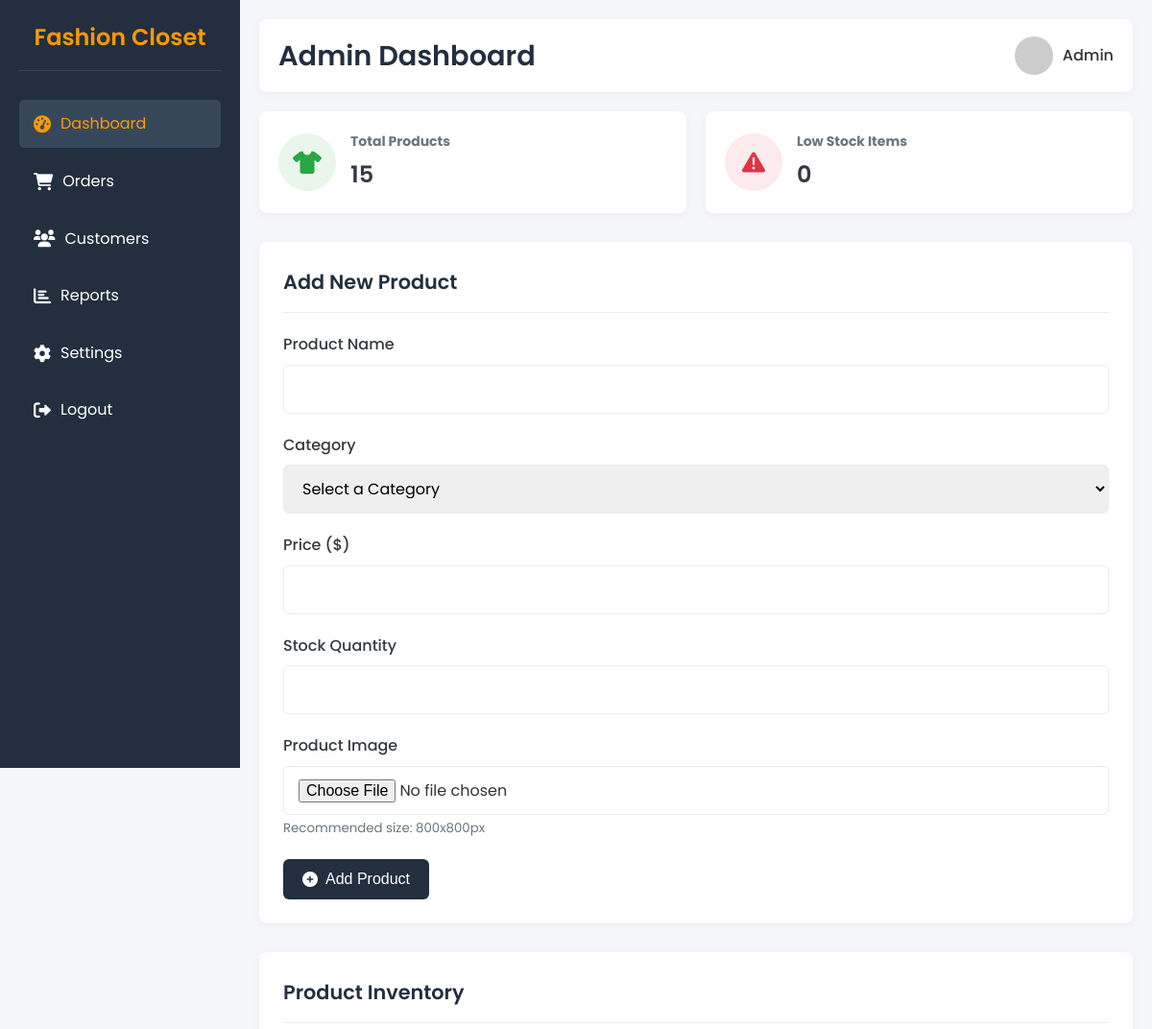
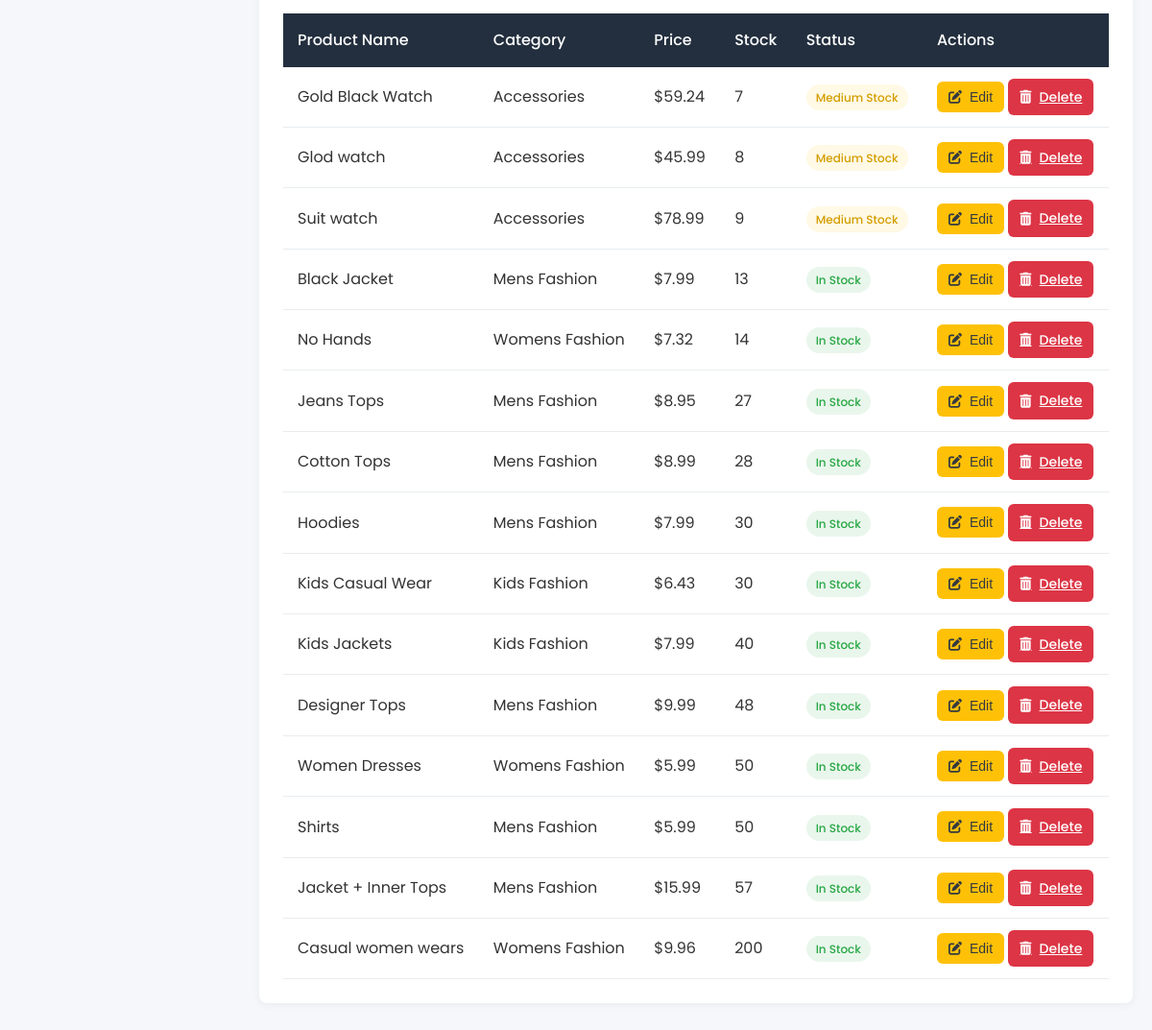
The app's page /admin_dashboard.php (signed in) with its own data (2 pictures, top to bottom).
### tables this page shows
CREATE TABLE `products` (
  `ProductID` int(11) NOT NULL,
  `ProductName` varchar(255) NOT NULL,
  `Price` decimal(10,2) NOT NULL,
  `Stock` int(11) NOT NULL,
  `CategoryID` int(11) NOT NULL,
  `Image` longblob DEFAULT NULL,
  `CreatedAt` datetime DEFAULT current_timestamp()
);

CREATE TABLE `categories` (
  `CategoryID` int(11) NOT NULL,
  `CategoryName` varchar(100) NOT NULL
);

### admin_dashboard.php (the view, shortened to what this page needs)
<?php
include 'db_connection.php';
$productCountQuery = "SELECT COUNT(*) as total FROM Products";
$productCountResult = $conn->query($productCountQuery);
$productCount = $productCountResult->fetch_assoc()['total'];
$lowStockQuery = "SELECT COUNT(*) as low_stock FROM Products WHERE Stock <= 5";
$lowStockResult = $conn->query($lowStockQuery);
$lowStockCount = $lowStockResult->fetch_assoc()['low_stock'];
?>
<!DOCTYPE html>
<html lang="en">
<head>
  <link rel="stylesheet" href="https://cdnjs.cloudflare.com/ajax/libs/font-awesome/6.0.0-beta3/css/all.min.css">
</head>
<body>
  <div class="sidebar">
    <div class="sidebar-header">
      <h2>Fashion Closet</h2>
    </div>
    <ul class="sidebar-menu">
      <li><a href="admin_dashboard.php" class="active"><i class="fas fa-tachometer-alt"></i> <span>Dashboard</span></a></li>
      <li><a href="orders.php"><i class="fas fa-shopping-cart"></i> <span>Orders</span></a></li>
      <li><a href="customers.php"><i class="fas fa-users"></i> <span>Customers</span></a></li>
      <li><a href="report.php"><i class="fas fa-chart-bar"></i> <span>Reports</span></a></li>
      <li><a href="settings.php"><i class="fas fa-cog"></i> <span>Settings</span></a></li>
      <li><a href="index.php"><i class="fas fa-sign-out-alt"></i> <span>Logout</span></a></li>
    </ul>
  </div>
  <div class="main-content">
    <div class="top-navbar">
      <div class="page-title">
        <h1>Admin Dashboard</h1>
      </div>
      <div class="user-profile">
        <img src="https://ui-avatars.com/api/?name=Admin&background=random" alt="Admin">
        <span class="user-name">Admin</span>
      </div>
    </div>
    <div class="stats-container">
      <div class="stat-card">
        <div class="stat-icon products">
          <i class="fas fa-tshirt"></i>
        </div>
        <div class="stat-info">
          <h3>Total Products</h3>
          <h2><?php echo $productCount; ?></h2>
        </div>
      </div>
      <div class="stat-card">
        <div class="stat-icon low-stock">
          <i class="fas fa-exclamation-triangle"></i>
        </div>
        <div class="stat-info">
          <h3>Low Stock Items</h3>
          <h2><?php echo $lowStockCount; ?></h2>
        </div>
      </div>
    </div>
    <div class="card">
      <div class="card-header">
        <h2>Add New Product</h2>
      </div>
      <form method="POST" enctype="multipart/form-data">
        <div class="form-group">
          <label for="product-name">Product Name</label>
          <input type="text" id="product-name" name="product-name" class="form-control" required>
        </div>
        <div class="form-group">
          <label for="category">Category</label>
          <select id="category" name="category" class="form-control" required>
            <option value="">Select a Category</option>
          </select>
        </div>
        <div class="form-group">
          <label for="price">Price ($)</label>
          <input type="number" id="price" name="price" step="0.01" class="form-control" required>
        </div>
        <div class="form-group">
          <label for="stock">Stock Quantity</label>
          <input type="number" id="stock" name="stock" step="1" class="form-control" required>
        </div>
        <div class="form-group">
          <label for="image">Product Image</label>
          <input type="file" id="image" name="image" accept="image/*" class="form-control" required>
          <small class="text-muted">Recommended size: 800x800px</small>
        </div>
        <button type="submit" class="btn btn-primary">
          <i class="fas fa-plus-circle"></i> Add Product
        </button>
      </form>
    </div>
    <div class="card">
      <div class="card-header">
        <h2>Product Inventory</h2>
      </div>
      <div class="table-responsive">
        <table class="table">
          <thead>
            <tr>
              <th>Product Name</th>
              <th>Category</th>
              <th>Price</th>
              <th>Stock</th>
              <th>Status</th>
              <th>Actions</th>
            </tr>
          </thead>
          <tbody>
            <?php
            $productsQuery = "SELECT Products.ProductID, Products.ProductName, Categories.CategoryName, Products.Price, Products.Stock
                              FROM Products
                              JOIN Categories ON Products.CategoryID = Categories.CategoryID
                              ORDER BY Products.Stock ASC";
            $productsResult = $conn->query($productsQuery);
            while ($product = $productsResult->fetch_assoc()) {
              $displayPrice = $product['Price'];
              $isLowStock = $product['Stock'] <= 5;
              echo "
              <tr>
                <td>{$product['ProductName']}</td>
                <td>{$product['CategoryName']}</td>
                <td>";
              if ($isLowStock) {
                echo "<span class='strikethrough text-muted'>\${$product['Price']}</span> ";
                echo "<span class='text-danger'>\${" . number_format($displayPrice, 2) . "}</span>";
              } else {
                echo "\${$product['Price']}";
              }
              echo "</td>
                <td>{$product['Stock']}</td>
                <td>";
              if ($isLowStock) {
                echo "<span class='badge badge-danger'>Low Stock</span>";
              } else if ($product['Stock'] > 5 && $product['Stock'] <= 10) {
                echo "<span class='badge badge-warning'>Medium Stock</span>";
              } else {
                echo "<span class='badge badge-success'>In Stock</span>";
              }
              echo "</td>
                <td>
                  <button class='btn btn-warning btn-sm' onclick=\"document.getElementById('edit-form-{$product['ProductID']}').style.display='block'\">
                    <i class='fas fa-edit'></i> Edit
                  </button>
                  <a href='admin_dashboard.php?delete={$product['ProductID']}' class='btn btn-danger btn-sm'>
                    <i class='fas fa-trash-alt'></i> Delete
                  </a>
                </td>
              </tr>
              <tr id='edit-form-{$product['ProductID']}' style='display: none;'>
                <td colspan='6'>
                  <div class='edit-form'>
                    <form method='POST'>
                      <input type='hidden' name='edit-product-id' value='{$product['ProductID']}'>
                      <div class='form-group'>
                        <label for='edit-product-name'>Product Name</label>
                        <input type='text' name='edit-product-name' value='{$product['ProductName']}' class='form-control' required>
                      </div>
                      <div class='form-group'>
                        <label for='edit-category'>Category</label>
                        <select name='edit-category' class='form-control' required>
                          <option value=''>Select a Category</option>";
                          echo "
                        </select>
                      </div>
                      <div class='form-group'>
                        <label for='edit-price'>Price ($)</label>
                        <input type='number' name='edit-price' step='0.01' value='{$product['Price']}' class='form-control' required>
                      </div>
                      <div class='form-group'>
                        <label for='stock'>Stock Quantity</label>
                        <input type='number' name='stock' step='1' value='{$product['Stock']}' class='form-control' required>
                      </div>
                      <button type='submit' class='btn btn-success'>
                        <i class='fas fa-save'></i> Update Product
                      </button>
                    </form>
                  </div>
                </td>
              </tr>";
            }
            ?>
          </tbody>
        </table>
      </div>
    </div>
  </div>
</body>
</html>

### admin_dashboard.php (style rules this page uses)
:root { --primary: #232f3e; --secondary: #37475a; --accent: #ff9900; --success: #28a745; --danger: #dc3545; --warning: #ffc107; --info: #17a2b8; --light: #f8f9fa; --dark: #343a40; --white: #ffffff; --gray: #6c757d; --light-gray: #e9ecef; }
* { margin: 0; padding: 0; box-sizing: border-box; }
body { font-family: 'Poppins', sans-serif; background-color: #f5f7fa; color: #333; line-height: 1.6; }
.sidebar { width: 250px; background-color: var(--primary); color: var(--white); height: 100vh; position: fixed; padding: 20px; transition: all 0.3s; z-index: 1000; }
.sidebar-header { display: flex; align-items: center; justify-content: center; margin-bottom: 30px; padding-bottom: 15px; border-bottom: 1px solid rgba(255, 255, 255, 0.1); }
.sidebar-header h2 { font-size: 1.5rem; font-weight: 600; color: var(--accent); }
.sidebar-menu { list-style: none; }
.sidebar-menu li { margin-bottom: 10px; }
.sidebar-menu li a { color: var(--white); text-decoration: none; font-size: 16px; padding: 12px 15px; border-radius: 5px; display: flex; align-items: center; transition: all 0.3s; }
.sidebar-menu li a:hover, .sidebar-menu li a.active { background-color: var(--secondary); color: var(--accent); }
.sidebar-menu li a i { margin-right: 10px; font-size: 18px; }
.main-content { margin-left: 250px; transition: all 0.3s; padding: 20px; }
.top-navbar { background-color: var(--white); padding: 15px 20px; border-radius: 8px; box-shadow: 0 2px 10px rgba(0, 0, 0, 0.05); display: flex; justify-content: space-between; align-items: center; margin-bottom: 20px; }
.page-title h1 { font-size: 1.8rem; font-weight: 600; color: var(--primary); }
.user-profile { display: flex; align-items: center; }
.user-profile img { width: 40px; height: 40px; border-radius: 50%; margin-right: 10px; object-fit: cover; }
.user-profile .user-name { font-weight: 500; }
.stats-container { display: grid; grid-template-columns: repeat(auto-fit, minmax(250px, 1fr)); gap: 20px; margin-bottom: 30px; }
.stat-card { background-color: var(--white); border-radius: 8px; padding: 20px; box-shadow: 0 2px 10px rgba(0, 0, 0, 0.05); display: flex; align-items: center; transition: transform 0.3s; }
.stat-icon { width: 60px; height: 60px; border-radius: 50%; display: flex; align-items: center; justify-content: center; margin-right: 15px; font-size: 24px; }
.stat-icon.products { background-color: rgba(40, 167, 69, 0.1); color: var(--success); }
.stat-icon.low-stock { background-color: rgba(220, 53, 69, 0.1); color: var(--danger); }
.stat-info h3 { font-size: 14px; color: var(--gray); margin-bottom: 5px; }
.stat-info h2 { font-size: 24px; font-weight: 600; color: var(--dark); }
.card { background-color: var(--white); border-radius: 8px; box-shadow: 0 2px 10px rgba(0, 0, 0, 0.05); padding: 25px; margin-bottom: 30px; }
.card-header { display: flex; justify-content: space-between; align-items: center; margin-bottom: 20px; padding-bottom: 15px; border-bottom: 1px solid var(--light-gray); }
.card-header h2 { font-size: 1.3rem; font-weight: 600; color: var(--primary); }
.form-group { margin-bottom: 20px; }
.form-group label { display: block; margin-bottom: 8px; font-weight: 500; color: var(--dark); }
.form-control { width: 100%; padding: 12px 15px; border: 1px solid var(--light-gray); border-radius: 6px; font-size: 16px; font-family: 'Poppins', sans-serif; transition: border-color 0.3s; }
.btn { padding: 12px 20px; border: none; border-radius: 6px; font-size: 16px; font-weight: 500; cursor: pointer; transition: all 0.3s; display: inline-flex; align-items: center; justify-content: center; }
.btn i { margin-right: 8px; }
.btn-primary { background-color: var(--primary); color: var(--white); }
.btn-danger { background-color: var(--danger); color: var(--white); }
.btn-warning { background-color: var(--warning); color: var(--dark); }
.btn-sm { padding: 8px 12px; font-size: 14px; }
.table-responsive { overflow-x: auto; }
.table { width: 100%; border-collapse: collapse; }
.table th { background-color: var(--primary); color: var(--white); padding: 15px; text-align: left; font-weight: 500; }
.table td { padding: 12px 15px; border-bottom: 1px solid var(--light-gray); }
.badge { padding: 5px 10px; border-radius: 20px; font-size: 12px; font-weight: 500; }
.badge-success { background-color: rgba(40, 167, 69, 0.1); color: var(--success); }
.badge-warning { background-color: rgba(255, 193, 7, 0.1); color: #d39e00; }
.text-muted { color: var(--gray); }

### records on screen
products: ProductName "Gold Black Watch", CategoryID.CategoryName "Accessories", Price "59.24", Stock "7", shows "Medium Stock"
products: ProductName "Glod watch", CategoryID.CategoryName "Accessories", Price "45.99", Stock "8", shows "Medium Stock"
products: ProductName "Suit watch", CategoryID.CategoryName "Accessories", Price "78.99", Stock "9", shows "Medium Stock"
products: ProductName "Black Jacket", CategoryID.CategoryName "Mens Fashion", Price "7.99", Stock "13", shows "In Stock"
products: ProductName "No Hands", CategoryID.CategoryName "Womens Fashion", Price "7.32", Stock "14", shows "In Stock"
products: ProductName "Jeans Tops", CategoryID.CategoryName "Mens Fashion", Price "8.95", Stock "27", shows "In Stock"
products: ProductName "Cotton Tops", CategoryID.CategoryName "Mens Fashion", Price "8.99", Stock "28", shows "In Stock"
products: ProductName "Hoodies", CategoryID.CategoryName "Mens Fashion", Price "7.99", Stock "30", shows "In Stock"
products: ProductName "Kids Casual Wear", CategoryID.CategoryName "Kids Fashion", Price "6.43", Stock "30", shows "In Stock"
products: ProductName "Kids Jackets", CategoryID.CategoryName "Kids Fashion", Price "7.99", Stock "40", shows "In Stock"
products: ProductName "Designer Tops", CategoryID.CategoryName "Mens Fashion", Price "9.99", Stock "48", shows "In Stock"
products: ProductName "Women Dresses", CategoryID.CategoryName "Womens Fashion", Price "5.99", Stock "50", shows "In Stock"
products: ProductName "Shirts", CategoryID.CategoryName "Mens Fashion", Price "5.99", Stock "50", shows "In Stock"
products: ProductName "Jacket + Inner Tops", CategoryID.CategoryName "Mens Fashion", Price "15.99", Stock "57", shows "In Stock"
products: ProductName "Casual women wears", CategoryID.CategoryName "Womens Fashion", Price "9.96", Stock "200", shows "In Stock"

### other values on screen
$productCount "15"
$lowStockCount "0"
